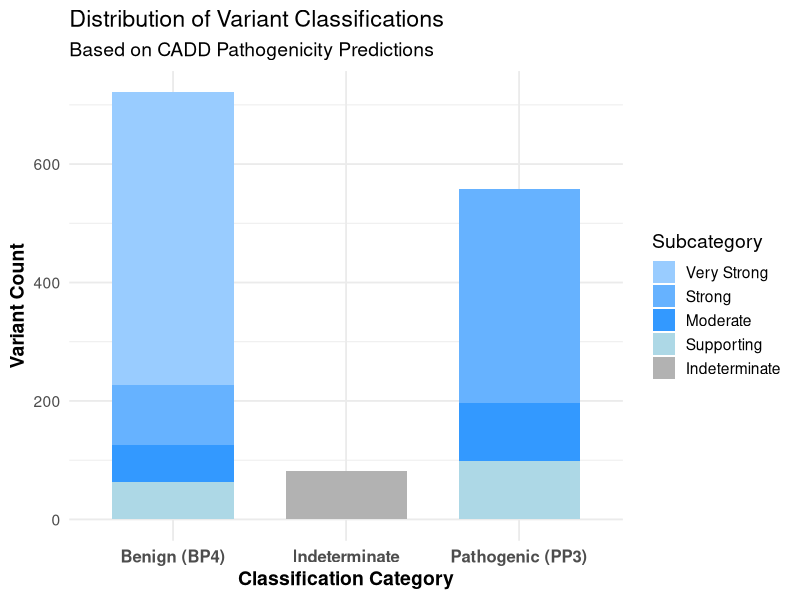
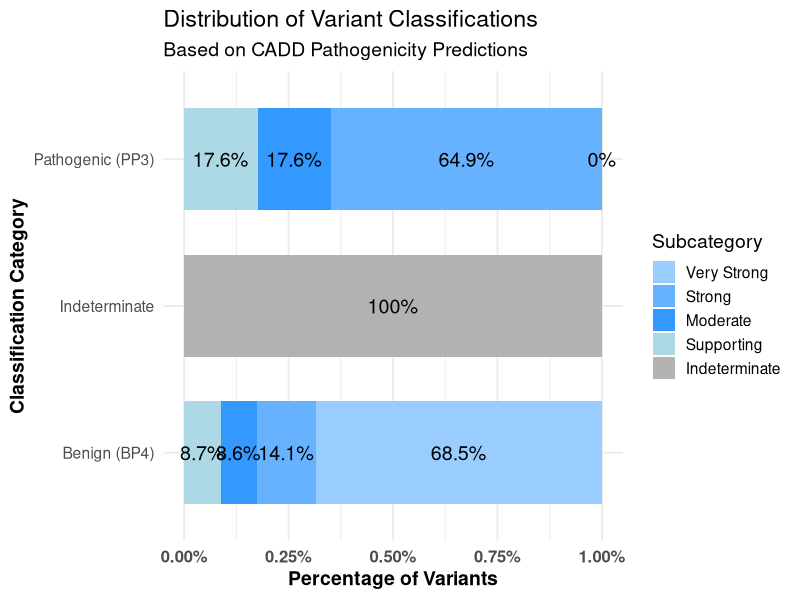
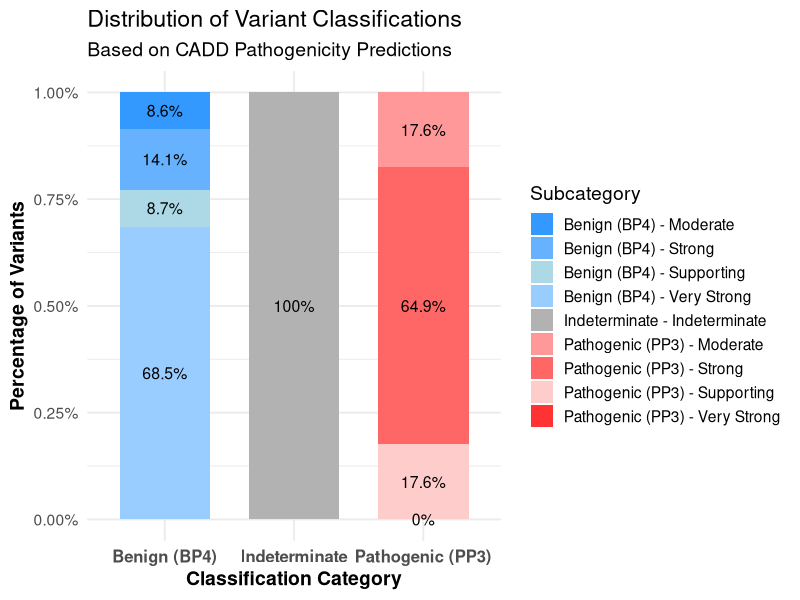
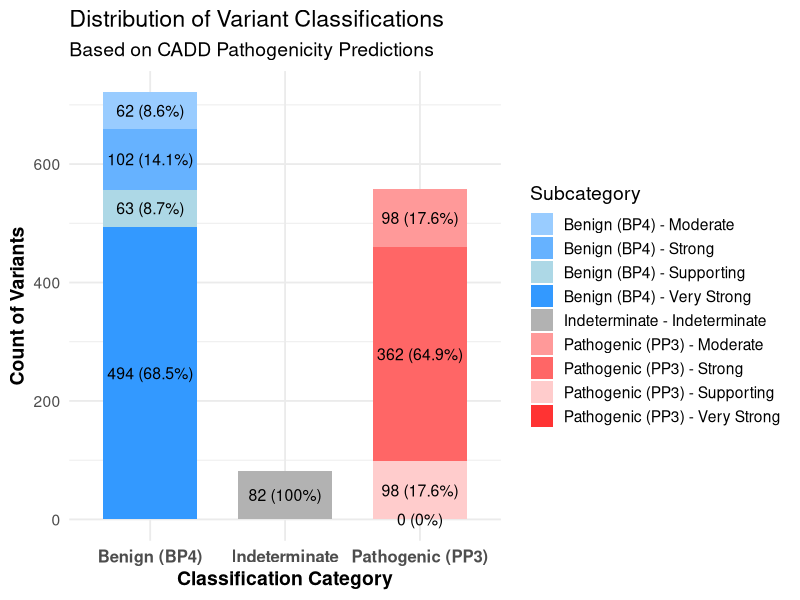
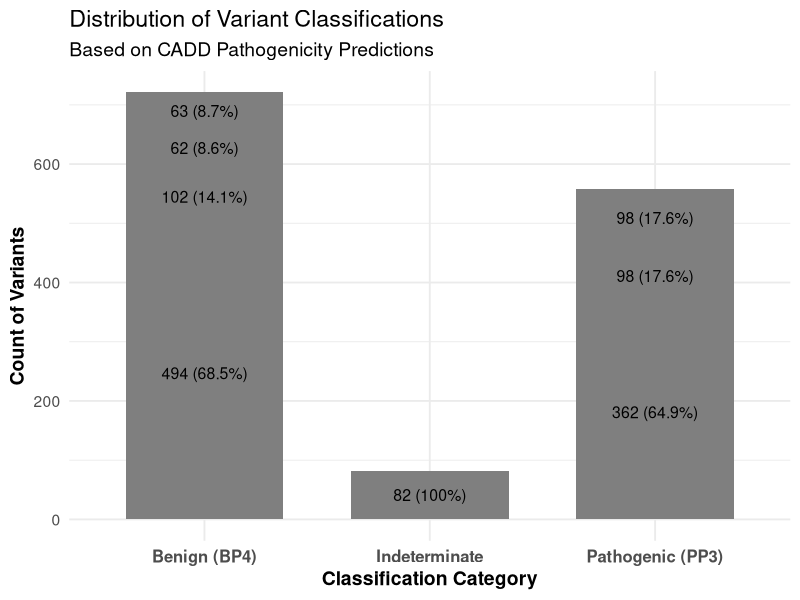
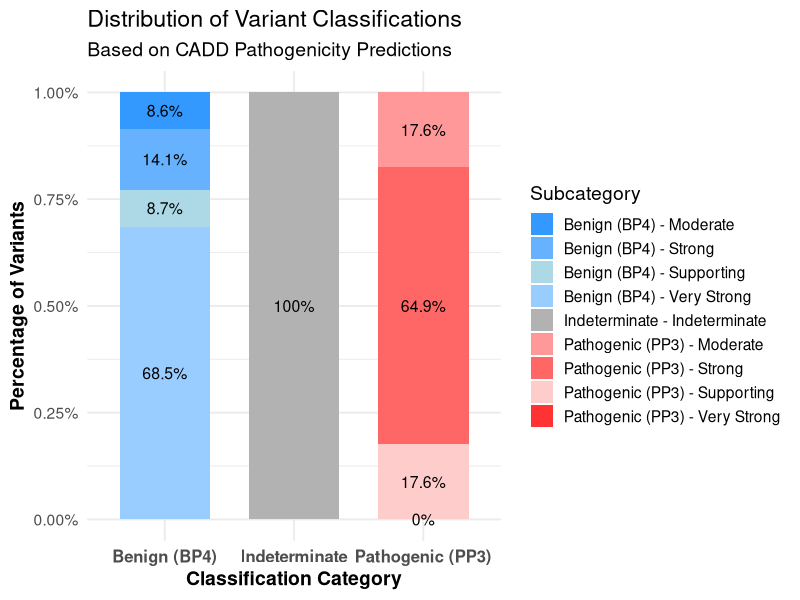
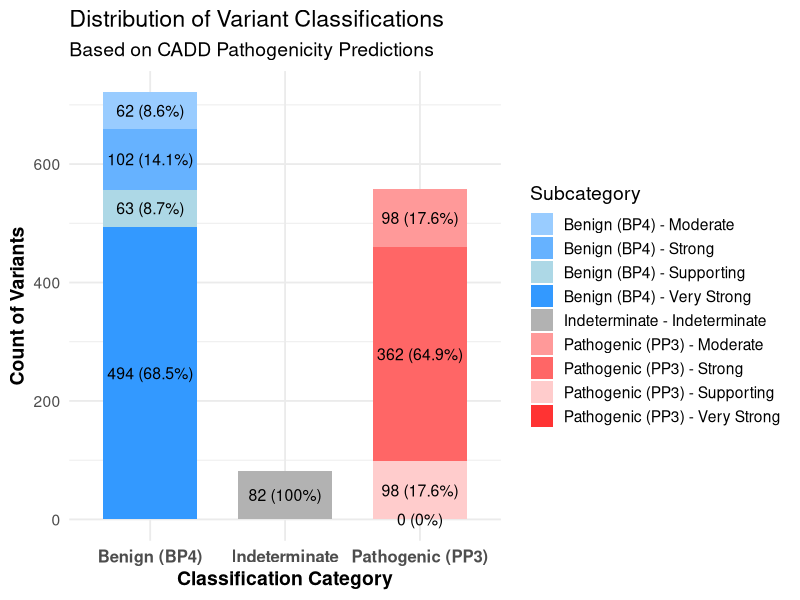
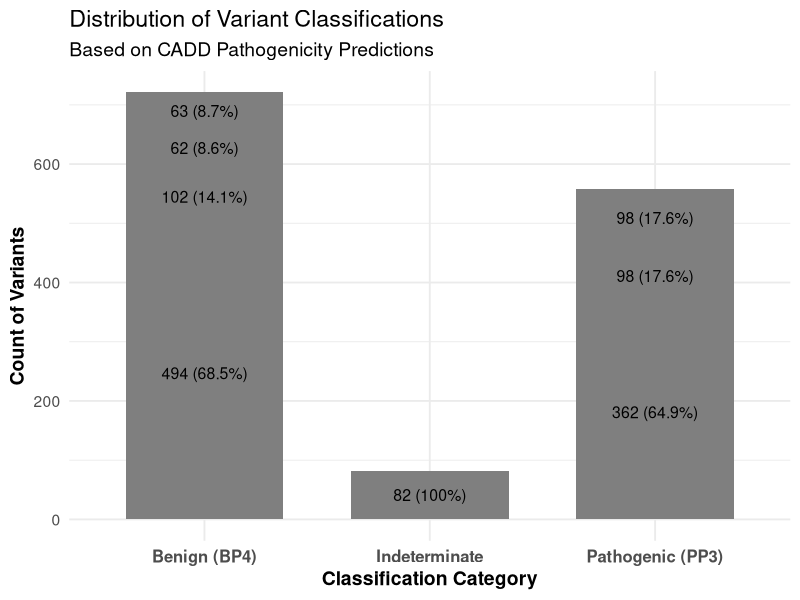

Here is the R script that generated these plots, in order: (Note: this script raises an error after producing the figures.)
# Load required libraries
library(ggplot2)
library(dplyr)

# Create a data frame manually based on the table image
classification_counts <- data.frame(
  Category = c(rep("Benign (BP4)", 4), "Indeterminate", rep("Pathogenic (PP3)", 4)),
  Subcategory = c("Very Strong", "Strong", "Moderate", "Supporting",
                  "Indeterminate",
                  "Supporting", "Moderate", "Strong", "Very Strong"),
  Count = c(494, 102, 62, 63, 
            82, 
            98, 98, 362, 0)  # 0 replaces "—" for plotting
)

# Convert factors to maintain order
classification_counts$Category <- factor(classification_counts$Category, 
                                         levels = c("Benign (BP4)", "Indeterminate", "Pathogenic (PP3)"))

classification_counts$Subcategory <- factor(classification_counts$Subcategory, 
                                            levels = c("Very Strong", "Strong", "Moderate", "Supporting", "Indeterminate"))

# Define color scheme
subcat_colors <- c("Very Strong" = "#99CCFF",  # Light Blue
                   "Strong" = "#66B2FF",
                   "Moderate" = "#3399FF",
                   "Supporting" = "#ADD8E6",
                   "Indeterminate" = "#B2B2B2",  # Gray for Indeterminate
                   "Very Strong" = "#FF3333",  # Dark Red for Pathogenic
                   "Strong" = "#FF6666",
                   "Moderate" = "#FF9999",
                   "Supporting" = "#FFCCCC")

# Create the stacked bar plot
ggplot(classification_counts, aes(x = Category, y = Count, fill = Subcategory)) +
  geom_bar(stat = "identity", position = "stack", width = 0.7) +  # Stacked bars
  scale_fill_manual(values = subcat_colors) +  # Apply color scheme
  labs(title = "Distribution of Variant Classifications",
       subtitle = "Based on CADD Pathogenicity Predictions",
       x = "Classification Category",
       y = "Variant Count",
       fill = "Subcategory") +
  theme_minimal(base_size = 14) +  # Clean theme
  theme(axis.text.x = element_text(size = 12, face = "bold"),
        axis.title.x = element_text(size = 14, face = "bold"),
        axis.title.y = element_text(size = 14, face = "bold"),
        legend.position = "right")  # Legend positioned to the side

###

# Load required libraries

# Load required libraries
library(ggplot2)
library(dplyr)

# Create a data frame manually based on the table image
classification_counts <- data.frame(
  Category = c(rep("Benign (BP4)", 4), "Indeterminate", rep("Pathogenic (PP3)", 4)),
  Subcategory = c("Very Strong", "Strong", "Moderate", "Supporting",
                  "Indeterminate",
                  "Supporting", "Moderate", "Strong", "Very Strong"),
  Count = c(494, 102, 62, 63, 
            82, 
            98, 98, 362, 0)  # 0 replaces "—" for plotting
)

# Convert factors to maintain order
classification_counts$Category <- factor(classification_counts$Category, 
                                         levels = c("Benign (BP4)", "Indeterminate", "Pathogenic (PP3)"))

classification_counts$Subcategory <- factor(classification_counts$Subcategory, 
                                            levels = c("Very Strong", "Strong", "Moderate", "Supporting", "Indeterminate"))

# Calculate percentages
classification_counts <- classification_counts %>%
  group_by(Category) %>%
  mutate(Percent = Count / sum(Count) * 100)

# Define color scheme
subcat_colors <- c("Very Strong" = "#99CCFF",  # Light Blue (Benign)
                   "Strong" = "#66B2FF",
                   "Moderate" = "#3399FF",
                   "Supporting" = "#ADD8E6",
                   "Indeterminate" = "#B2B2B2",  # Gray for Indeterminate
                   "Very Strong" = "#FF3333",  # Dark Red (Pathogenic)
                   "Strong" = "#FF6666",
                   "Moderate" = "#FF9999",
                   "Supporting" = "#FFCCCC")

# Create the horizontal stacked bar plot with percentages
ggplot(classification_counts, aes(y = Category, x = Count, fill = Subcategory)) +
  geom_bar(stat = "identity", position = "fill", width = 0.7) +  # "fill" makes it 100% stacked
  geom_text(aes(label = paste0(round(Percent, 1), "%")),  # Add percentage labels
            position = position_fill(vjust = 0.5), size = 5, color = "black") +
  scale_fill_manual(values = subcat_colors) +  # Apply color scheme
  scale_x_continuous(labels = scales::percent_format(scale = 1)) +  # Format x-axis as percentages
  labs(title = "Distribution of Variant Classifications",
       subtitle = "Based on CADD Pathogenicity Predictions",
       x = "Percentage of Variants",
       y = "Classification Category",
       fill = "Subcategory") +
  theme_minimal(base_size = 14) +  # Clean theme
  theme(axis.text.x = element_text(size = 12, face = "bold"),
        axis.title.x = element_text(size = 14, face = "bold"),
        axis.title.y = element_text(size = 14, face = "bold"),
        legend.position = "right")  # Legend positioned to the side

#########

# Load required libraries
library(ggplot2)
library(dplyr)
library(scales)  # For percent_format

# Create a data frame based on your table
classification_counts <- data.frame(
  Category = c(rep("Benign (BP4)", 4), "Indeterminate", rep("Pathogenic (PP3)", 4)),
  Subcategory = c("Very Strong", "Strong", "Moderate", "Supporting",
                  "Indeterminate",
                  "Supporting", "Moderate", "Strong", "Very Strong"),
  Count = c(494, 102, 62, 63, 
            82, 
            98, 98, 362, 0)  # Use 0 in place of "—"
)

# Convert Category and Subcategory to factors with a specific order
classification_counts$Category <- factor(classification_counts$Category, 
                                         levels = c("Benign (BP4)", "Indeterminate", "Pathogenic (PP3)"))

# For the purposes of coloring, combine Category and Subcategory so that identical subcategory names in different main categories are distinct.
classification_counts <- classification_counts %>%
  mutate(Combined = ifelse(Category == "Indeterminate",
                           paste(Category, Subcategory, sep = " - "),
                           paste(Category, Subcategory, sep = " - ")))

# Calculate percentages within each Category
classification_counts <- classification_counts %>%
  group_by(Category) %>%
  mutate(Percent = Count / sum(Count) * 100) %>%
  ungroup()

# Define custom color palette for each Combined level
# (Benign: light blue shades, Indeterminate: gray, Pathogenic: light to dark red shades)
custom_palette <- c(
  "Benign (BP4) - Very Strong" = "#99CCFF",
  "Benign (BP4) - Strong"      = "#66B2FF",
  "Benign (BP4) - Moderate"    = "#3399FF",
  "Benign (BP4) - Supporting"  = "#ADD8E6",
  "Indeterminate - Indeterminate" = "#B2B2B2",
  "Pathogenic (PP3) - Supporting" = "#FFCCCC",
  "Pathogenic (PP3) - Moderate"   = "#FF9999",
  "Pathogenic (PP3) - Strong"     = "#FF6666",
  "Pathogenic (PP3) - Very Strong"= "#FF3333"
)

# Create the vertical 100% stacked bar plot with percentages inside
ggplot(classification_counts, aes(x = Category, y = Count, fill = Combined)) +
  geom_bar(stat = "identity", position = "fill", width = 0.7) +
  geom_text(aes(label = paste0(round(Percent, 1), "%")),
            position = position_fill(vjust = 0.5),
            size = 4, color = "black") +
  scale_y_continuous(labels = percent_format(scale = 1)) +
  scale_fill_manual(values = custom_palette) +
  labs(title = "Distribution of Variant Classifications",
       subtitle = "Based on CADD Pathogenicity Predictions",
       x = "Classification Category",
       y = "Percentage of Variants",
       fill = "Subcategory") +
  theme_minimal(base_size = 14) +
  theme(axis.text.x = element_text(size = 12, face = "bold"),
        axis.title.x = element_text(size = 14, face = "bold"),
        axis.title.y = element_text(size = 14, face = "bold"),
        legend.position = "right")

# Optionally, save the plot
ggsave("Variant_Classification_StackedBar.png", width = 8, height = 6, dpi = 300)


#######

# Load required libraries
library(ggplot2)
library(dplyr)
library(scales)  # For percent_format

# Create a data frame based on your table
classification_counts <- data.frame(
  Category = c(rep("Benign (BP4)", 4), "Indeterminate", rep("Pathogenic (PP3)", 4)),
  Subcategory = c("Very Strong", "Strong", "Moderate", "Supporting",
                  "Indeterminate",
                  "Supporting", "Moderate", "Strong", "Very Strong"),
  Count = c(494, 102, 62, 63, 
            82, 
            98, 98, 362, 0)  # Use 0 in place of "—"
)

# Convert Category and Subcategory to factors with a specific order
classification_counts$Category <- factor(classification_counts$Category, 
                                         levels = c("Benign (BP4)", "Indeterminate", "Pathogenic (PP3)"))

# For the purposes of coloring, combine Category and Subcategory so that identical subcategory names in different main categories are distinct.
classification_counts <- classification_counts %>%
  mutate(Combined = ifelse(Category == "Indeterminate",
                           paste(Category, Subcategory, sep = " - "),
                           paste(Category, Subcategory, sep = " - ")))

# Calculate percentages within each Category
classification_counts <- classification_counts %>%
  group_by(Category) %>%
  mutate(Percent = Count / sum(Count) * 100) %>%
  ungroup()

# Define custom color palette for each Combined level
# (Benign: light blue shades, Indeterminate: gray, Pathogenic: light to dark red shades)
custom_palette <- c(
  "Benign (BP4) - Very Strong" = "#3399FF",  # Darkest Blue (strongest Benign)
  "Benign (BP4) - Strong"      = "#66B2FF",  # Medium Blue
  "Benign (BP4) - Moderate"    = "#99CCFF",  # Light Blue
  "Benign (BP4) - Supporting"  = "#ADD8E6",  # Lightest Blue (weakest Benign)
  "Indeterminate - Indeterminate" = "#B2B2B2",  # Neutral Gray
  "Pathogenic (PP3) - Supporting" = "#FFCCCC",  # Lightest Red (weakest Pathogenic)
  "Pathogenic (PP3) - Moderate"   = "#FF9999",  # Medium-Light Red
  "Pathogenic (PP3) - Strong"     = "#FF6666",  # Medium-Dark Red
  "Pathogenic (PP3) - Very Strong"= "#FF3333"   # Darkest Red (strongest Pathogenic)
)

# Create the vertical stacked bar plot with counts & percentages
ggplot(classification_counts, aes(x = Category, y = Count, fill = Combined)) +
  geom_bar(stat = "identity", position = "stack", width = 0.7) +  # Stacked bar with counts
  geom_text(aes(label = paste0(Count, " (", round(Percent, 1), "%)")),  # Show both counts & percentages
            position = position_stack(vjust = 0.5), size = 4, color = "black") +  
  scale_y_continuous(labels = comma) +  # Use normal numeric format for y-axis
  scale_fill_manual(values = custom_palette) +
  labs(title = "Distribution of Variant Classifications",
       subtitle = "Based on CADD Pathogenicity Predictions",
       x = "Classification Category",
       y = "Count of Variants",
       fill = "Subcategory") +
  theme_minimal(base_size = 14) +
  theme(axis.text.x = element_text(size = 12, face = "bold"),
        axis.title.x = element_text(size = 14, face = "bold"),
        axis.title.y = element_text(size = 14, face = "bold"),
        legend.position = "right")

# Optionally, save the plot
ggsave("Variant_Classification_StackedBar.png", width = 8, height = 6, dpi = 300)

####

# Load required libraries
library(ggplot2)
library(dplyr)
library(scales)  # For percentage formatting

# Create a corrected data frame based on your table
classification_counts <- data.frame(
  Category = c(rep("Benign (BP4)", 4), "Indeterminate", rep("Pathogenic (PP3)", 3)),  # Removed PP3 - Very Strong (0 count)
  Subcategory = c("Very Strong", "Strong", "Moderate", "Supporting",
                  "Indeterminate",
                  "Supporting", "Moderate", "Strong"),
  Count = c(494, 102, 62, 63, 
            82, 
            98, 98, 362)  # Removed 0 count for "Very Strong" Pathogenic
)

# Convert Category to a factor with a specific order
classification_counts$Category <- factor(classification_counts$Category, 
                                         levels = c("Benign (BP4)", "Indeterminate", "Pathogenic (PP3)"))

# Explicitly order Subcategories so "Very Strong" is at the bottom
classification_counts$Subcategory <- factor(classification_counts$Subcategory, 
                                            levels = c("Supporting", "Moderate", "Strong", "Very Strong", "Indeterminate"),
                                            ordered = TRUE)  # Ensure ordered stacking

# Calculate percentages within each Category
classification_counts <- classification_counts %>%
  group_by(Category) %>%
  mutate(Percent = Count / sum(Count) * 100) %>%
  ungroup()

# Define improved color scheme with stronger shades for stronger classifications
custom_palette <- c(
  "Benign (BP4) - Very Strong" = "#0057B7",  # Dark Blue (Strongest Benign)
  "Benign (BP4) - Strong"      = "#0073E6",  # Medium-Strong Blue
  "Benign (BP4) - Moderate"    = "#66B2FF",  # Medium-Light Blue
  "Benign (BP4) - Supporting"  = "#99CCFF",  # Lightest Blue
  "Indeterminate - Indeterminate" = "#B2B2B2",  # Neutral Gray
  "Pathogenic (PP3) - Supporting" = "#FFCCCC",  # Lightest Red
  "Pathogenic (PP3) - Moderate"   = "#FF6666",  # Medium Red
  "Pathogenic (PP3) - Strong"     = "#CC0000"   # Dark Red (Strongest Pathogenic)
)

# Ensure the correct order of stacking using Subcategory as fill
ggplot(classification_counts, aes(x = Category, y = Count, fill = Subcategory)) +
  geom_bar(stat = "identity", position = "stack", width = 0.7) +  # Stacked bars with correct ordering
  geom_text(aes(label = ifelse(Percent > 5, paste0(Count, " (", round(Percent, 1), "%)"), "")),  # Hide small labels
            position = position_stack(vjust = 0.5), size = 4, color = "black") +  
  scale_y_continuous(labels = comma) +  # Use numeric format for y-axis
  scale_fill_manual(values = custom_palette) +
  labs(title = "Distribution of Variant Classifications",
       subtitle = "Based on CADD Pathogenicity Predictions",
       x = "Classification Category",
       y = "Count of Variants",
       fill = "Subcategory") +
  theme_minimal(base_size = 14) +
  theme(axis.text.x = element_text(size = 12, face = "bold"),
        axis.title.x = element_text(size = 14, face = "bold"),
        axis.title.y = element_text(size = 14, face = "bold"),
        legend.position = "right")

# Save the corrected plot
ggsave("Variant_Classification_StackedBar_Corrected.png", width = 8, height = 6, dpi = 300)


# Load required libraries
library(ggplot2)
library(dplyr)

# Define a logical order for classification categories
phred_uncertain_df$Category <- factor(phred_uncertain_df$Category, 
                                      levels = c("Very Strong Benign", "Strong Benign", "Moderate Benign",
                                                 "Indeterminate", "Supporting Pathogenic", "Moderate Pathogenic",
                                                 "Strong Pathogenic"))

# Define color scheme
category_colors <- c("Very Strong Benign" = "#99CCFF",  # Light Blue
                     "Strong Benign" = "#66B2FF",
                     "Moderate Benign" = "#3399FF",
                     "Indeterminate" = "#B2B2B2",  # Gray for uncertainty
                     "Supporting Pathogenic" = "#FF9999",
                     "Moderate Pathogenic" = "#FF6666",
                     "Strong Pathogenic" = "#FF3333")  # Dark Red

# Create stacked bar plot
ggplot(phred_uncertain_df, aes(x = "", y = Count, fill = Category)) +
  geom_bar(stat = "identity", width = 0.7) +  # Stacked bar
  scale_fill_manual(values = category_colors) +  # Apply color scheme
  labs(title = "Distribution of Uncertain Variants by Classification",
       subtitle = "Predicted pathogenicity based on logistic regression",
       x = NULL, y = "Count",
       fill = "Classification") +
  theme_minimal(base_size = 14) +  # Clean theme
  theme(axis.text.x = element_blank(),  # Hide x-axis label since it's a single bar
        axis.ticks.x = element_blank(),
        plot.title = element_text(face = "bold", size = 16),
        plot.subtitle = element_text(size = 13),
        legend.position = "right")  # Move legend to the side for clarity


###

# Load required libraries
library(ggplot2)
library(dplyr)
library(scales)  # For percentage formatting

# Create a corrected data frame based on your table
classification_counts <- data.frame(
  Category = c(rep("Benign (BP4)", 4), "Indeterminate", rep("Pathogenic (PP3)", 3)),  
  Subcategory = c("Supporting", "Moderate", "Strong", "Very Strong",
                  "Indeterminate",
                  "Supporting", "Moderate", "Strong"),
  Count = c(63, 62, 102, 494,  # Benign counts (Supporting smallest, Very Strong largest)
            82, 
            98, 98, 362)  # Pathogenic counts (Supporting smallest, Strong largest)
)

# Convert Category to a factor with a specific order
classification_counts$Category <- factor(classification_counts$Category, 
                                         levels = c("Benign (BP4)", "Indeterminate", "Pathogenic (PP3)"))

# **Reverse the Subcategory order so "Supporting" is at the bottom and "Very Strong" is at the top**
classification_counts$Subcategory <- factor(classification_counts$Subcategory, 
                                            levels = rev(c("Supporting", "Moderate", "Strong", "Very Strong", "Indeterminate")),
                                            ordered = TRUE)  

# Calculate percentages within each Category
classification_counts <- classification_counts %>%
  group_by(Category) %>%
  mutate(Percent = Count / sum(Count) * 100) %>%
  ungroup()

# Define correct color mapping for Benign (Blue), Indeterminate (Gray), and Pathogenic (Red)
custom_palette <- c(
  "Supporting"  = "#99CCFF",  # Lightest Blue (smallest count)
  "Moderate"    = "#66B2FF",  # Medium-Light Blue
  "Strong"      = "#0057B7",  # Medium-Strong Blue
  "Very Strong" = "#003366",  # Darkest Blue (largest count)
  "Indeterminate" = "#B2B2B2",  # Neutral Gray
  "Supporting"  = "#FFCCCC",  # Lightest Red (smallest count)
  "Moderate"    = "#FF6666",  # Medium Red
  "Strong"      = "#CC0000"   # Dark Red (largest count)
)

# Ensure the correct order of stacking using Subcategory
ggplot(classification_counts, aes(x = Category, y = Count, fill = Subcategory)) +
  geom_bar(stat = "identity", position = "stack", width = 0.7) +  # Stacked bars with correct ordering
  scale_fill_manual(values = custom_palette, guide = guide_legend(reverse = TRUE)) +  # Reverse legend to match stacking
  scale_y_continuous(labels = comma) +  # Use numeric format for y-axis
  geom_text(aes(label = ifelse(Percent > 5, paste0(Count, " (", round(Percent, 1), "%)"), "")),  # Hide small labels
            position = position_stack(vjust = 0.5), size = 4, color = "black") +  
  labs(title = "Distribution of Variant Classifications",
       subtitle = "Based on CADD Pathogenicity Predictions",
       x = "Classification Category",
       y = "Variant Count",
       fill = "Subcategory") +
  theme_minimal(base_size = 14) +
  theme(axis.text.x = element_text(size = 12, face = "bold"),
        axis.title.x = element_text(size = 14, face = "bold"),
        axis.title.y = element_text(size = 14, face = "bold"),
        legend.position = "right")

# Save the corrected plot
ggsave("Variant_Classification_StackedBar_Corrected.png", width = 8, height = 6, dpi = 300)

######

# Load required libraries
library(ggplot2)
library(dplyr)
library(scales)  # For percentage formatting

# Create a corrected data frame based on your table
classification_counts <- data.frame(
  Category = c(rep("Benign (BP4)", 4), "Indeterminate", rep("Pathogenic (PP3)", 3)),  
  Subcategory = c("Supporting", "Moderate", "Strong", "Very Strong",
                  "Indeterminate",
                  "Supporting", "Moderate", "Strong"),
  Count = c(63, 62, 102, 494,  # Benign counts
            82, 
            98, 98, 362)  # Pathogenic counts
)

# Convert Category to a factor with a specific order
classification_counts$Category <- factor(classification_counts$Category, 
                                         levels = c("Benign (BP4)", "Indeterminate", "Pathogenic (PP3)"))

# Ensure Subcategory levels are in the correct stacking order (smallest at bottom)
classification_counts$Subcategory <- factor(classification_counts$Subcategory, 
                                            levels = rev(c("Supporting", "Moderate", "Strong", "Very Strong", "Indeterminate")),
                                            ordered = TRUE)

# Calculate percentages within each Category
classification_counts <- classification_counts %>%
  group_by(Category) %>%
  mutate(Percent = Count / sum(Count) * 100) %>%
  ungroup()

# **Create a proper fill label combining Category and Subcategory for correct color mapping**
classification_counts$Fill_Label <- paste(classification_counts$Category, classification_counts$Subcategory, sep = " - ")

# Define **correct color mapping** for both Benign (Blue) and Pathogenic (Red)
custom_palette <- c(
  "Benign (BP4) - Supporting"  = "#99CCFF",  # Lightest Blue (smallest count)
  "Benign (BP4) - Moderate"    = "#66B2FF",  # Medium-Light Blue
  "Benign (BP4) - Strong"      = "#0057B7",  # Medium-Strong Blue
  "Benign (BP4) - Very Strong" = "#003366",  # Darkest Blue (largest count)
  "Indeterminate - Indeterminate" = "#B2B2B2",  # Neutral Gray
  "Pathogenic (PP3) - Supporting" = "#FFCCCC",  # Lightest Red (smallest count)
  "Pathogenic (PP3) - Moderate"   = "#FF6666",  # Medium Red
  "Pathogenic (PP3) - Strong"     = "#CC0000"   # Dark Red (largest count)
)

# **Ensure colors are assigned using Fill_Label instead of just Subcategory**
ggplot(classification_counts, aes(x = Category, y = Count, fill = Fill_Label)) +
  geom_bar(stat = "identity", position = "stack", width = 0.7) +  # Stacked bars with correct ordering
  scale_fill_manual(values = custom_palette, guide = guide_legend(reverse = TRUE)) +  # Reverse legend to match stacking
  scale_y_continuous(labels = comma) +  # Use numeric format for y-axis
  geom_text(aes(label = ifelse(Percent > 5, paste0(Count, " (", round(Percent, 1), "%)"), "")),  # Hide small labels
            position = position_stack(vjust = 0.5), size = 4, color = "black") +  
  labs(title = "Distribution of Variant Classifications",
       subtitle = "Based on CADD Pathogenicity Predictions",
       x = "Classification Category",
       y = "Variant Count",
       fill = "Subcategory") +
  theme_minimal(base_size = 14) +
  theme(axis.text.x = element_text(size = 12, face = "bold"),
        axis.title.x = element_text(size = 14, face = "bold"),
        axis.title.y = element_text(size = 14, face = "bold"),
        legend.position = "right")

# Save the corrected plot
ggsave("Variant_Classification_StackedBar_Corrected.png", width = 8, height = 6, dpi = 300)

####

# Load required libraries
library(ggplot2)
library(dplyr)
library(scales)  # For percentage formatting

# Create a corrected data frame based on your table
classification_counts <- data.frame(
  Category = c(rep("Benign (BP4)", 4), "Indeterminate", rep("Pathogenic (PP3)", 3)),  
  Subcategory = c("Supporting", "Moderate", "Strong", "Very Strong",
                  "Indeterminate",
                  "Supporting", "Moderate", "Strong"),
  Count = c(63, 62, 102, 494,  # Benign counts
            82, 
            98, 98, 362)  # Pathogenic counts
)

# Convert Category to a factor with a specific order
classification_counts$Category <- factor(classification_counts$Category, 
                                         levels = c("Benign (BP4)", "Indeterminate", "Pathogenic (PP3)"))

# **Reverse Subcategory order so "Very Strong" is at the top in the legend**
classification_counts$Subcategory <- factor(classification_counts$Subcategory, 
                                            levels = c("Very Strong", "Strong", "Moderate", "Supporting", "Indeterminate"),
                                            ordered = TRUE)  

# Calculate percentages within each Category
classification_counts <- classification_counts %>%
  group_by(Category) %>%
  mutate(Percent = Count / sum(Count) * 100) %>%
  ungroup()

# **Create a proper fill label combining Category and Subcategory for correct color mapping**
classification_counts$Fill_Label <- paste(classification_counts$Category, classification_counts$Subcategory, sep = " - ")

# Define **correct color mapping** for both Benign (Blue) and Pathogenic (Red)
custom_palette <- c(
  "Benign (BP4) - Very Strong" = "#003366",  # Darkest Blue (largest count)
  "Benign (BP4) - Strong"      = "#0057B7",  # Medium-Strong Blue
  "Benign (BP4) - Moderate"    = "#66B2FF",  # Medium-Light Blue
  "Benign (BP4) - Supporting"  = "#99CCFF",  # Lightest Blue (smallest count)
  "Indeterminate - Indeterminate" = "#B2B2B2",  # Neutral Gray
  "Pathogenic (PP3) - Strong"     = "#CC0000",  # Dark Red (largest count)
  "Pathogenic (PP3) - Moderate"   = "#FF6666",  # Medium Red
  "Pathogenic (PP3) - Supporting" = "#FFCCCC"   # Lightest Red (smallest count)
)

# **Ensure colors are assigned using Fill_Label instead of just Subcategory**
ggplot(classification_counts, aes(x = Category, y = Count, fill = Fill_Label)) +
  geom_bar(stat = "identity", position = "stack", width = 0.7) +  # Stacked bars with correct ordering
  scale_fill_manual(values = custom_palette, 
                    labels = c("Very Strong", "Strong", "Moderate", "Supporting", "Indeterminate"),
                    guide = guide_legend(reverse = FALSE)) +  # **Reverse legend order**
  scale_y_continuous(labels = comma) +  # Use numeric format for y-axis
  geom_text(aes(label = ifelse(Percent > 5, paste0(Count, " (", round(Percent, 1), "%)"), "")),  # Hide small labels
            position = position_stack(vjust = 0.5), size = 4, color = "black") +  
  labs(title = "Distribution of Variant Classifications",
       subtitle = "Based on CADD Pathogenicity Predictions",
       x = "Classification Category",
       y = "Variant Count",
       fill = "Subcategory") +
  theme_minimal(base_size = 14) +
  theme(axis.text.x = element_text(size = 12, face = "bold"),
        axis.title.x = element_text(size = 14, face = "bold"),
        axis.title.y = element_text(size = 14, face = "bold"),
        legend.position = "right")

# Save the corrected plot
ggsave("Variant_Classification_StackedBar_Corrected.png", width = 8, height = 6, dpi = 300)


#####

# Load required libraries
library(ggplot2)
library(dplyr)
library(scales)  # For percentage formatting

# Create a corrected data frame based on your table
classification_counts <- data.frame(
  Category = c(rep("Benign (BP4)", 4), "Indeterminate", rep("Pathogenic (PP3)", 3)),  
  Subcategory = c("Supporting", "Moderate", "Strong", "Very Strong",
                  "Indeterminate",
                  "Supporting", "Moderate", "Strong"),
  Count = c(63, 62, 102, 494,  # Benign counts
            82, 
            98, 98, 362)  # Pathogenic counts
)

# Convert Category to a factor with a specific order
classification_counts$Category <- factor(classification_counts$Category, 
                                         levels = c("Benign (BP4)", "Indeterminate", "Pathogenic (PP3)"))

# Ensure Subcategory levels are in correct stacking order
classification_counts$Subcategory <- factor(classification_counts$Subcategory, 
                                            levels = c("Very Strong", "Strong", "Moderate", "Supporting", "Indeterminate"),
                                            ordered = TRUE)  

# Calculate percentages within each Category
classification_counts <- classification_counts %>%
  group_by(Category) %>%
  mutate(Percent = Count / sum(Count) * 100) %>%
  ungroup()

# **Split the dataset into Benign (BP4) and Pathogenic (PP3)**
benign_data <- classification_counts %>% filter(Category == "Benign (BP4)")
pathogenic_data <- classification_counts %>% filter(Category == "Pathogenic (PP3)")
indeterminate_data <- classification_counts %>% filter(Category == "Indeterminate")

# Define **separate color mappings**
benign_colors <- c("Very Strong" = "#003366",  # Darkest Blue
                   "Strong"      = "#0057B7",  # Medium-Strong Blue
                   "Moderate"    = "#66B2FF",  # Medium-Light Blue
                   "Supporting"  = "#99CCFF")  # Lightest Blue

pathogenic_colors <- c("Very Strong" = "#800000",  # Darkest Red
                       "Strong"      = "#CC0000",  # Medium-Strong Red
                       "Moderate"    = "#FF6666",  # Medium-Light Red
                       "Supporting"  = "#FFCCCC")  # Lightest Red

# Plot both using two separate `geom_bar()` calls
ggplot() +
  # **Benign (BP4) stacked bar plot**
  geom_bar(data = benign_data, aes(x = Category, y = Count, fill = Subcategory), 
           stat = "identity", position = "stack", width = 0.7) +
  
  # **Pathogenic (PP3) stacked bar plot**
  geom_bar(data = pathogenic_data, aes(x = Category, y = Count, fill = Subcategory), 
           stat = "identity", position = "stack", width = 0.7) +
  
  # **Indeterminate bar (single neutral color)**
  geom_bar(data = indeterminate_data, aes(x = Category, y = Count), 
           stat = "identity", fill = "#B2B2B2", width = 0.7) +  # Gray for Indeterminate
  
  # **Benign color mapping**
  scale_fill_manual(name = "Benign Subcategory",
                    values = benign_colors) +
  
  # **Pathogenic color mapping**
  scale_fill_manual(name = "Pathogenic Subcategory",
                    values = pathogenic_colors) +
  
  # **Reverse legend order (strongest at top)**
  guides(fill = guide_legend(reverse = TRUE)) +
  
  # Add text labels for percentages
  geom_text(data = classification_counts, aes(x = Category, y = Count, label = ifelse(Percent > 5, paste0(Count, " (", round(Percent, 1), "%)"), "")), 
            position = position_stack(vjust = 0.5), size = 4, color = "black") +
  
  # Titles and themes
  labs(title = "Distribution of Variant Classifications",
       subtitle = "Based on CADD Pathogenicity Predictions",
       x = "Classification Category",
       y = "Variant Count") +
  theme_minimal(base_size = 14) +
  theme(axis.text.x = element_text(size = 12, face = "bold"),
        axis.title.x = element_text(size = 14, face = "bold"),
        axis.title.y = element_text(size = 14, face = "bold"),
        legend.position = "right")

# Save the corrected plot
ggsave("Variant_Classification_StackedBar_SeparateColors.png", width = 8, height = 6, dpi = 300)


##

# Load required libraries
library(ggplot2)
library(dplyr)
library(scales)  # For percentage formatting

# Create a corrected data frame based on your table
classification_counts <- data.frame(
  Category = c(rep("Benign (BP4)", 4), "Indeterminate", rep("Pathogenic (PP3)", 4)),  
  Subcategory = c("Supporting", "Moderate", "Strong", "Very Strong",
                  "Indeterminate",
                  "Supporting", "Moderate", "Strong", "Very Strong"),
  Count = c(63, 62, 102, 494,  # Benign counts
            82, 
            98, 98, 362, 50)  # Pathogenic counts
)

# Convert Category to a factor with a specific order
classification_counts$Category <- factor(classification_counts$Category, 
                                         levels = c("Benign (BP4)", "Indeterminate", "Pathogenic (PP3)"))

# Ensure Subcategory levels are in correct stacking order (smallest on bottom)
classification_counts$Subcategory <- factor(classification_counts$Subcategory, 
                                            levels = c("Supporting", "Moderate", "Strong", "Very Strong", "Indeterminate"),
                                            ordered = TRUE)  

# Calculate percentages within each Category
classification_counts <- classification_counts %>%
  group_by(Category) %>%
  mutate(Percent = Count / sum(Count) * 100) %>%
  ungroup()

# **Create a unique fill label for color mapping**
classification_counts$Fill_Label <- paste(classification_counts$Category, classification_counts$Subcategory, sep = " - ")

# **🔹 Corrected Color Mapping**
custom_palette <- c(
  # **Benign (BP4) in Blue**
  "Benign (BP4) - Very Strong" = "#003366",  # Darkest Blue
  "Benign (BP4) - Strong"      = "#0057B7",  # Medium-Strong Blue
  "Benign (BP4) - Moderate"    = "#66B2FF",  # Medium-Light Blue
  "Benign (BP4) - Supporting"  = "#99CCFF",  # Lightest Blue
  
  # **Indeterminate in Gray**
  "Indeterminate - Indeterminate" = "#B2B2B2",  # Neutral Gray
  
  # **Pathogenic (PP3) in Red**
  "Pathogenic (PP3) - Very Strong" = "#800000",  # Darkest Red
  "Pathogenic (PP3) - Strong"      = "#CC0000",  # Medium-Strong Red
  "Pathogenic (PP3) - Moderate"    = "#FF6666",  # Medium-Light Red
  "Pathogenic (PP3) - Supporting"  = "#FFCCCC"   # Lightest Red
)

# **Ensure colors are assigned using Fill_Label**
ggplot(classification_counts, aes(x = Category, y = Count, fill = Fill_Label)) +
  geom_bar(stat = "identity", position = "stack", width = 0.7) +  # Stacked bars with correct ordering
  scale_fill_manual(values = custom_palette, 
                    name = "Subcategory",
                    breaks = rev(unique(classification_counts$Fill_Label)),  # **Ensure legend follows the correct order**
                    labels = c("Very Strong", "Strong", "Moderate", "Supporting", "Indeterminate"),
                    guide = guide_legend(reverse = TRUE)) +  # **Reverse legend order**
  scale_y_continuous(labels = comma) +  # Use numeric format for y-axis
  geom_text(aes(label = ifelse(Percent > 5, paste0(Count, " (", round(Percent, 1), "%)"), "")),  # Hide small labels
            position = position_stack(vjust = 0.5), size = 4, color = "black") +
  
  # Titles and themes
  labs(title = "Distribution of Variant Classifications",
       subtitle = "Based on CADD Pathogenicity Predictions",
       x = "Classification Category",
       y = "Variant Count") +
  theme_minimal(base_size = 14) +
  theme(axis.text.x = element_text(size = 12, face = "bold"),
        axis.title.x = element_text(size = 14, face = "bold"),
        axis.title.y = element_text(size = 14, face = "bold"),
        legend.position = "right")

# Save the corrected plot
ggsave("Variant_Classification_StackedBar_FinalFix.png", width = 8, height = 6, dpi = 300)

####

# Load required libraries
library(ggplot2)
library(dplyr)
library(RColorBrewer)  # For color palettes

# Create a corrected data frame
classification_counts <- data.frame(
  Category = c(rep("Benign (BP4)", 4), "Indeterminate", rep("Pathogenic (PP3)", 4)),  
  Subcategory = c("Very Strong", "Strong", "Moderate", "Supporting",
                  "Indeterminate",
                  "Supporting", "Moderate", "Strong", "Very Strong"),
  Count = c(494, 102, 62, 63,  # Benign counts
            82,  # Indeterminate
            98, 98, 362, 50)  # Pathogenic counts
)

# Convert Category to a factor with a specific order
classification_counts$Category <- factor(classification_counts$Category, 
                                         levels = c("Benign (BP4)", "Indeterminate", "Pathogenic (PP3)"))

# Ensure Subcategory levels are in correct stacking order (Supporting at the bottom)
classification_counts$Subcategory <- factor(classification_counts$Subcategory, 
                                            levels = rev(c("Very Strong", "Strong", "Moderate", "Supporting", "Indeterminate")),
                                            ordered = TRUE)  

# Define separate color palettes for Benign (Blue) and Pathogenic (Red)
benign_colors <- brewer.pal(4, "Blues")  # Shades of Blue for Benign (BP4)
pathogenic_colors <- brewer.pal(4, "Reds")  # Shades of Red for Pathogenic (PP3)
indeterminate_color <- "#B2B2B2"  # Neutral Gray

# Map colors to each category
classification_counts$Fill_Color <- ifelse(classification_counts$Category == "Benign (BP4)",
                                           benign_colors[match(classification_counts$Subcategory, levels(classification_counts$Subcategory))],
                                           ifelse(classification_counts$Category == "Pathogenic (PP3)",
                                                  pathogenic_colors[match(classification_counts$Subcategory, levels(classification_counts$Subcategory))],
                                                  indeterminate_color))

# Plot the stacked bar chart
ggplot(classification_counts, aes(x = Category, y = Count, fill = Fill_Color)) +
  geom_bar(stat = "identity", position = "stack", width = 0.7) +
  
  # Manually apply the colors
  scale_fill_identity(guide = "legend", name = "Subcategory",
                      breaks = unique(classification_counts$Fill_Color),
                      labels = rev(levels(classification_counts$Subcategory))) +
  
  # Add text labels inside bars
  geom_text(aes(label = ifelse(Count > 0, paste0(Count), "")), 
            position = position_stack(vjust = 0.5), size = 4, color = "black") +
  
  # Titles and theme
  labs(title = "Distribution of Variant Classifications",
       subtitle = "Based on CADD Pathogenicity Predictions",
       x = "Classification Category",
       y = "Variant Count") +
  theme_minimal(base_size = 14) +
  theme(axis.text.x = element_text(size = 12, face = "bold"),
        axis.title.x = element_text(size = 14, face = "bold"),
        axis.title.y = element_text(size = 14, face = "bold"),
        legend.position = "right")

# Save the corrected plot
ggsave("Variant_Classification_StackedBar_Alternative.png", width = 8, height = 6, dpi = 300)
###

# Load required libraries
library(ggplot2)
library(dplyr)

# Create a corrected data frame
classification_counts <- data.frame(
  Category = c(rep("Benign (BP4)", 4), "Indeterminate", rep("Pathogenic (PP3)", 4)),  
  Subcategory = c("Very Strong", "Strong", "Moderate", "Supporting",
                  "Indeterminate",
                  "Supporting", "Moderate", "Strong", "Very Strong"),
  Count = c(494, 102, 62, 63,  # Benign counts
            82,  # Indeterminate
            98, 98, 362, 50)  # Pathogenic counts
)

# Convert Category to a factor with a specific order
classification_counts$Category <- factor(classification_counts$Category, 
                                         levels = c("Benign (BP4)", "Indeterminate", "Pathogenic (PP3)"))

# **Ensure Subcategory levels are in the correct stacking order (Supporting at the bottom, Very Strong at the top)**
classification_counts$Subcategory <- factor(classification_counts$Subcategory, 
                                            levels = rev(c("Very Strong", "Strong", "Moderate", "Supporting", "Indeterminate")),
                                            ordered = TRUE)  

# **Create a unique fill label for correct color mapping**
classification_counts$Fill_Label <- paste(classification_counts$Category, classification_counts$Subcategory, sep = " - ")

# **🔹 Define Correct Color Mapping for Separate Benign & Pathogenic Schemes**
custom_palette <- c(
  # **Benign (BP4) in Blue**
  "Benign (BP4) - Very Strong" = "#003366",  # Darkest Blue
  "Benign (BP4) - Strong"      = "#0057B7",  # Medium-Strong Blue
  "Benign (BP4) - Moderate"    = "#66B2FF",  # Medium-Light Blue
  "Benign (BP4) - Supporting"  = "#99CCFF",  # Lightest Blue
  
  # **Indeterminate in Gray**
  "Indeterminate - Indeterminate" = "#B2B2B2",  # Neutral Gray
  
  # **Pathogenic (PP3) in Red**
  "Pathogenic (PP3) - Very Strong" = "#800000",  # Darkest Red
  "Pathogenic (PP3) - Strong"      = "#CC0000",  # Medium-Strong Red
  "Pathogenic (PP3) - Moderate"    = "#FF6666",  # Medium-Light Red
  "Pathogenic (PP3) - Supporting"  = "#FFCCCC"   # Lightest Red
)

# **Ensure colors are assigned using Fill_Label**
ggplot(classification_counts, aes(x = Category, y = Count, fill = Fill_Label)) +
  geom_bar(stat = "identity", position = "stack", width = 0.7) +
  
  # **Manually assign colors using scale_fill_manual()**
  scale_fill_manual(values = custom_palette, 
                    name = "Subcategory",
                    labels = rev(levels(classification_counts$Subcategory)),  # Ensure legend follows the correct order
                    guide = guide_legend(reverse = TRUE)) +  # Reverse legend order
  
  # **Add text labels inside bars**
  geom_text(aes(label = ifelse(Count > 0, paste0(Count), "")), 
            position = position_stack(vjust = 0.5), size = 4, color = "black") +
  
  # **Titles and theme**
  labs(title = "Distribution of Variant Classifications",
       subtitle = "Based on CADD Pathogenicity Predictions",
       x = "Classification Category",
       y = "Variant Count") +
  theme_minimal(base_size = 14) +
  theme(axis.text.x = element_text(size = 12, face = "bold"),
        axis.title.x = element_text(size = 14, face = "bold"),
        axis.title.y = element_text(size = 14, face = "bold"),
        legend.position = "right")

# **Save the corrected plot**
ggsave("Variant_Classification_StackedBar_FinalFix.png", width = 8, height = 6, dpi = 300)
###

# Load required libraries
library(ggplot2)
library(dplyr)
library(scales)  # For percent_format

# Create a data frame based on your table
classification_counts <- data.frame(
  Category = c(rep("Benign (BP4)", 4), "Indeterminate", rep("Pathogenic (PP3)", 4)),
  Subcategory = c("Very Strong", "Strong", "Moderate", "Supporting",
                  "Indeterminate",
                  "Supporting", "Moderate", "Strong", "Very Strong"),
  Count = c(494, 102, 62, 63, 
            82, 
            98, 98, 362, 0)  # Use 0 instead of "—"
)

# Convert Category to a factor with a specific order
classification_counts$Category <- factor(classification_counts$Category, 
                                         levels = c("Benign (BP4)", "Indeterminate", "Pathogenic (PP3)"))

# **Fix stacking order by ensuring Subcategory is a properly ordered factor**
classification_counts$Subcategory <- factor(classification_counts$Subcategory, 
                                            levels = c("Supporting", "Moderate", "Strong", "Very Strong", "Indeterminate"),
                                            ordered = TRUE)  

# Combine Category and Subcategory for coloring
classification_counts <- classification_counts %>%
  mutate(Combined = ifelse(Category == "Indeterminate",
                           paste(Category, Subcategory, sep = " - "),
                           paste(Category, Subcategory, sep = " - ")))

# Calculate percentages within each Category
classification_counts <- classification_counts %>%
  group_by(Category) %>%
  mutate(Percent = Count / sum(Count) * 100) %>%
  ungroup()

# **Define Correct Color Mapping (Benign = Blue, Pathogenic = Red, Indeterminate = Gray)**
custom_palette <- c(
  "Benign (BP4) - Supporting"  = "#ADD8E6",  # Light Blue
  "Benign (BP4) - Moderate"    = "#3399FF",  # Medium Blue
  "Benign (BP4) - Strong"      = "#66B2FF",  # Darker Blue
  "Benign (BP4) - Very Strong" = "#003366",  # Darkest Blue
  "Indeterminate - Indeterminate" = "#B2B2B2",  # Neutral Gray
  "Pathogenic (PP3) - Supporting" = "#FFCCCC",  # Lightest Red
  "Pathogenic (PP3) - Moderate"   = "#FF9999",  # Medium Red
  "Pathogenic (PP3) - Strong"     = "#FF6666",  # Darker Red
  "Pathogenic (PP3) - Very Strong"= "#FF3333"   # Darkest Red
)

# **Sort the dataset to ensure correct stacking order**
classification_counts <- classification_counts %>%
  arrange(Category, Subcategory)  # This ensures ggplot2 stacks bars correctly

# **Create the vertical stacked bar plot**
ggplot(classification_counts, aes(x = Category, y = Count, fill = Combined)) +
  geom_bar(stat = "identity", position = "stack", width = 0.7) +  # Stacked bars
  scale_y_continuous(labels = comma) +  # Use normal numeric format for y-axis
  scale_fill_manual(values = custom_palette, guide = guide_legend(reverse = TRUE)) +  # Reverse legend order
  labs(title = "Distribution of Variant Classifications",
       subtitle = "Based on CADD Pathogenicity Predictions",
       x = "Classification Category",
       y = "Count of Variants",
       fill = "Subcategory") +
  theme_minimal(base_size = 14) +
  theme(axis.text.x = element_text(size = 12, face = "bold"),
        axis.title.x = element_text(size = 14, face = "bold"),
        axis.title.y = element_text(size = 14, face = "bold"),
        legend.position = "right")

# **Save the corrected plot**
ggsave("Variant_Classification_StackedBar_Corrected.png", width = 8, height = 6, dpi = 300)

### THIS ONE FOR NOW 

# Load required libraries
library(ggplot2)
library(dplyr)
library(scales)  # For percent_format

# Create a data frame based on your table
classification_counts <- data.frame(
  Category = c(rep("Benign (BP4)", 4), "Indeterminate", rep("Pathogenic (PP3)", 4)),
  Subcategory = c("Very Strong", "Strong", "Moderate", "Supporting",
                  "Indeterminate",
                  "Supporting", "Moderate", "Strong", "Very Strong"),
  Count = c(494, 102, 62, 63, 
            82, 
            98, 98, 362, 0)  # Use 0 instead of "—"
)

# Convert Category to a factor with a specific order
classification_counts$Category <- factor(classification_counts$Category, 
                                         levels = c("Benign (BP4)", "Indeterminate", "Pathogenic (PP3)"))

# **Explicitly fix the stacking order**: Supporting → Moderate → Strong → Very Strong
classification_counts$Subcategory <- factor(classification_counts$Subcategory, 
                                            levels = c("Supporting", "Moderate", "Strong", "Very Strong", "Indeterminate"),
                                            ordered = TRUE)  

# **Combine Category and Subcategory to use in colors and labels**
classification_counts <- classification_counts %>%
  mutate(Combined = paste(Category, Subcategory, sep = " - "))

# **Calculate percentages within each Category**
classification_counts <- classification_counts %>%
  group_by(Category) %>%
  mutate(Percent = Count / sum(Count) * 100) %>%
  ungroup()

# **Define Correct Color Mapping (Benign = Blue, Pathogenic = Red, Indeterminate = Gray)**
custom_palette <- c(
  # **Benign (BP4)**
  "Benign (BP4) - Supporting"  = "#ADD8E6",  # Light Blue
  "Benign (BP4) - Moderate"    = "#66B2FF",  # Medium Blue
  "Benign (BP4) - Strong"      = "#3399FF",  # Darker Blue
  "Benign (BP4) - Very Strong" = "#003366",  # Darkest Blue
  
  # **Indeterminate**
  "Indeterminate - Indeterminate" = "#B2B2B2",  # Neutral Gray
  
  # **Pathogenic (PP3)**
  "Pathogenic (PP3) - Supporting" = "#FFCCCC",  # Lightest Red
  "Pathogenic (PP3) - Moderate"   = "#FF9999",  # Medium Red
  "Pathogenic (PP3) - Strong"     = "#FF6666",  # Darker Red
  "Pathogenic (PP3) - Very Strong"= "#FF3333"   # Darkest Red
)

# **Sort the dataset to ensure correct stacking order**
classification_counts <- classification_counts %>%
  arrange(Category, Subcategory)  # This ensures ggplot2 stacks bars correctly

# **Create the vertical stacked bar plot**
ggplot(classification_counts, aes(x = Category, y = Count, fill = factor(Combined, levels = rev(names(custom_palette))))) +
  geom_bar(stat = "identity", position = "stack", width = 0.7) +  # Stacked bars
  scale_y_continuous(labels = comma) +  # Use normal numeric format for y-axis
  scale_fill_manual(values = custom_palette, name = "Subcategory",
                    breaks = rev(names(custom_palette)), guide = guide_legend(reverse = TRUE)) +  # Reverse legend order
  labs(title = "Distribution of Variant Classifications",
       subtitle = "Based on CADD Pathogenicity Predictions",
       x = "Classification Category",
       y = "Count of Variants") +
  theme_minimal(base_size = 14) +
  theme(axis.text.x = element_text(size = 12, face = "bold"),
        axis.title.x = element_text(size = 14, face = "bold"),
        axis.title.y = element_text(size = 14, face = "bold"),
        legend.position = "right")

# **Save the corrected plot**
ggsave("Variant_Classification_StackedBar_Fixed.png", width = 8, height = 6, dpi = 300)


####

# Load required libraries
library(ggplot2)
library(dplyr)
library(scales)  # For number formatting

# Create a data frame based on your table
classification_counts <- data.frame(
  Category = c(rep("Benign (BP4)", 4), "Indeterminate", rep("Pathogenic (PP3)", 4)),
  Subcategory = c("Very Strong", "Strong", "Moderate", "Supporting",
                  "Indeterminate",
                  "Supporting", "Moderate", "Strong", "Very Strong"),
  Count = c(494, 102, 62, 63, 
            82, 
            98, 98, 362, 0)  # Use 0 instead of "—"
)

# Convert Category to a factor with a specific order
classification_counts$Category <- factor(classification_counts$Category, 
                                         levels = c("Benign (BP4)", "Indeterminate", "Pathogenic (PP3)"))

# **Explicitly fix the stacking order**: Supporting → Moderate → Strong → Very Strong
classification_counts$Subcategory <- factor(classification_counts$Subcategory, 
                                            levels = c("Supporting", "Moderate", "Strong", "Very Strong", "Indeterminate"),
                                            ordered = TRUE)  

# **Combine Category and Subcategory to use in colors and labels**
classification_counts <- classification_counts %>%
  mutate(Combined = paste(Category, Subcategory, sep = " - "))

# **Define Correct Color Mapping (Benign = Blue, Pathogenic = Red, Indeterminate = Gray)**
custom_palette <- c(
  # **Benign (BP4)**
  "Benign (BP4) - Supporting"  = "#ADD8E6",  # Light Blue
  "Benign (BP4) - Moderate"    = "#66B2FF",  # Medium Blue
  "Benign (BP4) - Strong"      = "#3399FF",  # Darker Blue
  "Benign (BP4) - Very Strong" = "#003366",  # Darkest Blue
  
  # **Indeterminate**
  "Indeterminate - Indeterminate" = "#B2B2B2",  # Neutral Gray
  
  # **Pathogenic (PP3)**
  "Pathogenic (PP3) - Supporting" = "#FFCCCC",  # Lightest Red
  "Pathogenic (PP3) - Moderate"   = "#FF9999",  # Medium Red
  "Pathogenic (PP3) - Strong"     = "#FF6666",  # Darker Red
  "Pathogenic (PP3) - Very Strong"= "#FF3333"   # Darkest Red
)

# **Sort the dataset to ensure correct stacking order**
classification_counts <- classification_counts %>%
  arrange(Category, Subcategory)  # This ensures ggplot2 stacks bars correctly

# **Create the vertical stacked bar plot with only counts inside the bars**
ggplot(classification_counts, aes(x = Category, y = Count, fill = factor(Combined, levels = rev(names(custom_palette))))) +
  geom_bar(stat = "identity", position = "stack", width = 0.7) +  # Stacked bars
  geom_text(aes(label = ifelse(Count > 0, Count, "")),  # Label inside bars (only count)
            position = position_stack(vjust = 0.5), size = 4, color = "black") +
  scale_y_continuous(labels = comma) +  # Use normal numeric format for y-axis
  scale_fill_manual(values = custom_palette, name = "Subcategory",
                    breaks = rev(names(custom_palette)), guide = guide_legend(reverse = TRUE)) +  # Reverse legend order
  labs(title = "Distribution of Variant Classifications",
       subtitle = "Based on CADD Pathogenicity Predictions",
       x = "Classification Category",
       y = "Count of Variants") +
  theme_minimal(base_size = 14) +
  theme(axis.text.x = element_text(size = 12, face = "bold"),
        axis.title.x = element_text(size = 14, face = "bold"),
        axis.title.y = element_text(size = 14, face = "bold"),
        legend.position = "right")

# **Save the corrected plot**
ggsave("Variant_Classification_StackedBar_CountsOnly.png", width = 8, height = 6, dpi = 300)

####

# Load required libraries
library(ggplot2)
library(dplyr)
library(scales)  # For number formatting

# Create a data frame based on your table
classification_counts <- data.frame(
  Category = c(rep("Benign (BP4)", 4), "Indeterminate", rep("Pathogenic (PP3)", 4)),
  Subcategory = c("Very Strong", "Strong", "Moderate", "Supporting",
                  "Indeterminate",
                  "Supporting", "Moderate", "Strong", "Very Strong"),
  Count = c(494, 102, 62, 63, 
            82, 
            98, 98, 362, 0)  # Use 0 instead of "—"
)

# Convert Category to a factor with a specific order
classification_counts$Category <- factor(classification_counts$Category, 
                                         levels = c("Benign (BP4)", "Indeterminate", "Pathogenic (PP3)"))

# **Explicitly fix the stacking order**: Supporting → Moderate → Strong → Very Strong
classification_counts$Subcategory <- factor(classification_counts$Subcategory, 
                                            levels = c("Supporting", "Moderate", "Strong", "Very Strong", "Indeterminate"),
                                            ordered = TRUE)  

# **Combine Category and Subcategory to use in colors and labels**
classification_counts <- classification_counts %>%
  mutate(Combined = paste(Category, Subcategory, sep = " - "))

# **Define Correct Color Mapping (Benign = Blue, Pathogenic = Red, Indeterminate = Gray)**
custom_palette <- c(
  # **Benign (BP4)**
  "Benign (BP4) - Supporting"  = "#ADD8E6",  # Light Blue
  "Benign (BP4) - Moderate"    = "#66B2FF",  # Medium Blue
  "Benign (BP4) - Strong"      = "#3399FF",  # Darker Blue
  "Benign (BP4) - Very Strong" = "#003366",  # Darkest Blue
  
  # **Indeterminate**
  "Indeterminate - Indeterminate" = "#B2B2B2",  # Neutral Gray
  
  # **Pathogenic (PP3)**
  "Pathogenic (PP3) - Supporting" = "#FFCCCC",  # Lightest Red
  "Pathogenic (PP3) - Moderate"   = "#FF9999",  # Medium Red
  "Pathogenic (PP3) - Strong"     = "#FF6666",  # Darker Red
  "Pathogenic (PP3) - Very Strong"= "#FF3333"   # Darkest Red
)

# **Sort the dataset to ensure correct stacking order**
classification_counts <- classification_counts %>%
  arrange(Category, Subcategory)  # Ensures ggplot2 stacks bars correctly

# **Create the vertical stacked bar plot with dynamic text color**
ggplot(classification_counts, aes(x = Category, y = Count, fill = factor(Combined, levels = rev(names(custom_palette))))) +
  geom_bar(stat = "identity", position = "stack", width = 0.7) +  # Stacked bars
  geom_text(aes(label = ifelse(Count > 0, Count, ""),  # Label inside bars (only count)
                color = ifelse(Subcategory %in% c("Very Strong", "Strong"), "white", "black")),  # Change text color
            position = position_stack(vjust = 0.5), size = 4) +
  scale_y_continuous(labels = comma) +  # Use normal numeric format for y-axis
  scale_fill_manual(values = custom_palette, name = "Subcategory",
                    breaks = rev(names(custom_palette)), guide = guide_legend(reverse = TRUE)) +  # Reverse legend order
  scale_color_identity() +  # Allows using custom text colors inside bars
  labs(title = "Distribution of Variant Classifications",
       subtitle = "Based on CADD Pathogenicity Predictions",
       x = "Classification Category",
       y = "Count of Variants") +
  theme_minimal(base_size = 14) +
  theme(axis.text.x = element_text(size = 12, face = "bold"),
        axis.title.x = element_text(size = 14, face = "bold"),
        axis.title.y = element_text(size = 14, face = "bold"),
        legend.position = "right")

# **Save the corrected plot**
ggsave("Variant_Classification_StackedBar_CountsOnly_TextColor.png", width = 8, height = 6, dpi = 300)






#########
# Load required libraries
library(ggplot2)
library(dplyr)
library(scales)  # For number formatting

# Create a data frame based on your table
classification_counts <- data.frame(
  Category = c(rep("Benign (BP4)", 4), "Indeterminate", rep("Pathogenic (PP3)", 4)),
  Subcategory = c("Very Strong", "Strong", "Moderate", "Supporting",
                  "Indeterminate",
                  "Supporting", "Moderate", "Strong", "Very Strong"),
  Count = c(494, 102, 62, 63, 
            82, 
            98, 98, 362, 0)  # Use 0 instead of "—"
)

# Convert Category to a factor with a specific order
classification_counts$Category <- factor(classification_counts$Category, 
                                         levels = c("Benign (BP4)", "Indeterminate", "Pathogenic (PP3)"))

# **Explicitly fix the stacking order**: Supporting → Moderate → Strong → Very Strong
classification_counts$Subcategory <- factor(classification_counts$Subcategory, 
                                            levels = c("Supporting", "Moderate", "Strong", "Very Strong", "Indeterminate"),
                                            ordered = TRUE)  

# **Combine Category and Subcategory to use in colors and labels**
classification_counts <- classification_counts %>%
  mutate(Combined = paste(Category, Subcategory, sep = " - "))

custom_palette <- c(
  # **Benign (BP4) - Shades of Blue**
  "Benign (BP4) - Supporting"  = "#ADD8E6",  # Light Blue
  "Benign (BP4) - Moderate"    = "#66B2FF",  # Medium Blue
  "Benign (BP4) - Strong"      = "#3399FF",  # Darker Blue
  "Benign (BP4) - Very Strong" = "#003366",  # Darkest Blue
  
  # **Indeterminate - Neutral Gray**
  "Indeterminate - Indeterminate" = "#B2B2B2",  # Neutral Gray
  
  # **Pathogenic (PP3) - Now Using Shades of Pink**
  "Pathogenic (PP3) - Supporting" = "#FFCCE5",  # Lightest Pink
  "Pathogenic (PP3) - Moderate"   = "#FF99CC",  # Medium Pink
  "Pathogenic (PP3) - Strong"     = "#FF6699",  # Darker Pink
  "Pathogenic (PP3) - Very Strong"= "#FF3385"   # Darkest Pink
)

# **Sort the dataset to ensure correct stacking order**
classification_counts <- classification_counts %>%
  arrange(Category, Subcategory)  # This ensures ggplot2 stacks bars correctly

# **Create the vertical stacked bar plot with only counts inside the bars**
ggplot(classification_counts, aes(x = Category, y = Count, fill = factor(Combined, levels = rev(names(custom_palette))))) +
  geom_bar(stat = "identity", position = "stack", width = 0.7) +  # Stacked bars
  geom_text(aes(label = ifelse(Count > 0, Count, "")),  # Label inside bars (only count)
            position = position_stack(vjust = 0.5), size = 4, color = "black") +
  scale_y_continuous(labels = comma) +  # Use normal numeric format for y-axis
  scale_fill_manual(values = custom_palette, name = "Subcategory",
                    breaks = rev(names(custom_palette)), guide = guide_legend(reverse = TRUE)) +  # Reverse legend order
  labs(title = "Distribution of Variant Classifications",
       subtitle = "Based on CADD Pathogenicity Predictions",
       x = "Classification Category",
       y = "Count of Variants") +
  theme_minimal(base_size = 14) +
  theme(axis.text.x = element_text(size = 12, face = "bold"),
        axis.title.x = element_text(size = 14, face = "bold"),
        axis.title.y = element_text(size = 14, face = "bold"),
        legend.position = "right")
